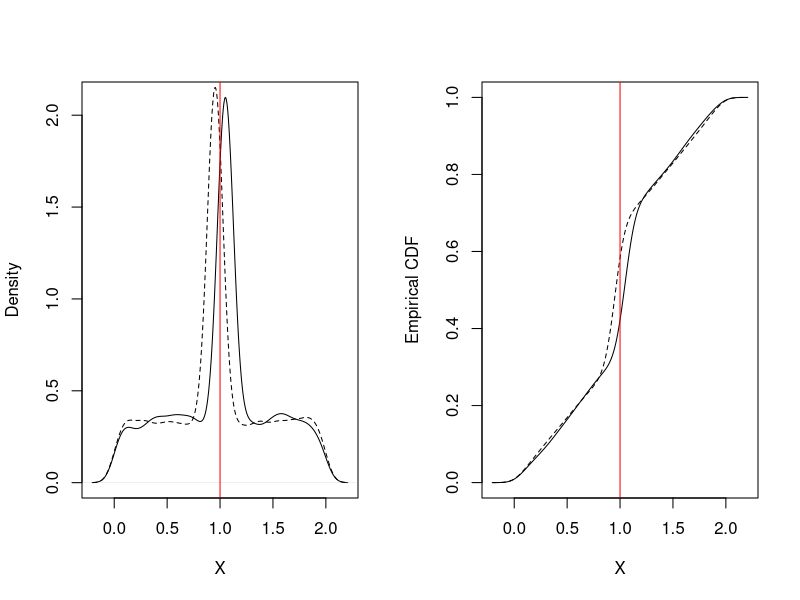

Here is the R script that generated this plot:
## ---- chunk 1
knitr::opts_chunk$set(echo = TRUE)
## ---- chunk 2
a = runif(1000) # values between 0,1
b = rep(runif(200,1,1.1),5) # cluster of values between 1,1.05
c = runif(1000,1,2) # values between 1,2
X_lower = c(a,b,c)
a = runif(1000) # values between 0,1
b = rep(runif(200,0.9,1),5) # cluster of values between 1,1.05
c = runif(1000,1,2) # values between 1,2
X_upper = c(a,b,c)
# Plots
dens_lower = density(X_lower)
dens_upper = density(X_upper)
par(mfrow=c(1,2))
plot(dens_lower, main = NA, xlab="X") # density
lines(dens_upper, lty=2)
abline(v=1, col="red")
ecdf_lower = cumsum(dens_lower$y/sum(dens_lower$y)) # empirical cdf
ecdf_upper = cumsum(dens_upper$y/sum(dens_upper$y)) # empirical cdf
plot(x=dens_lower$x, y=ecdf_lower, t="l", xlab = "X", ylab="Empirical CDF")
lines(x=dens_upper$x,ecdf_upper, lty=2)
abline(v=1, col="red")
